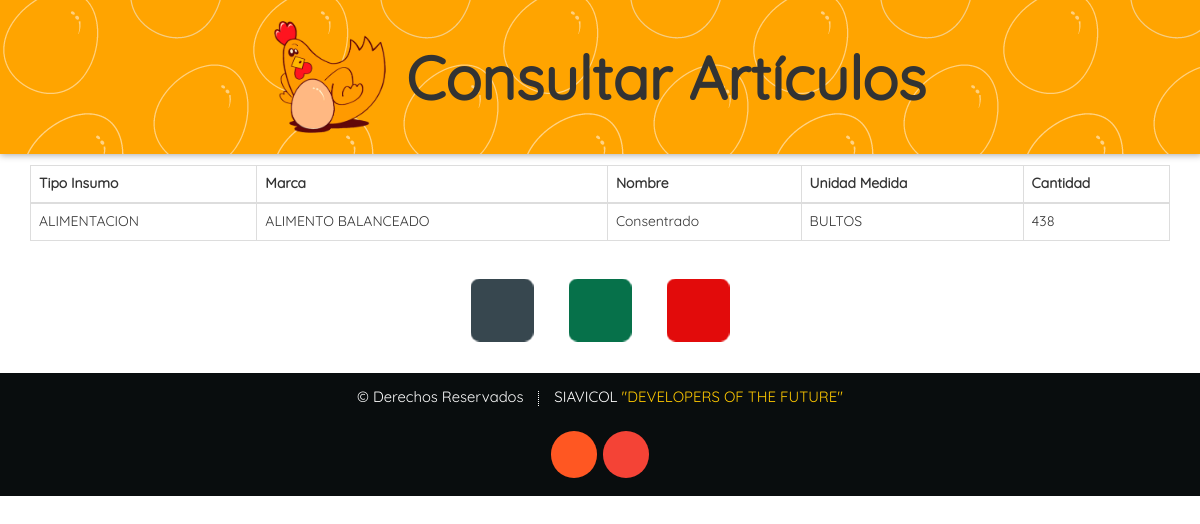
Screenshot of /Paginas/Administrador/Consultar/Cons_Articulos.php (signed in) with the database file from the repository.
### tables this page shows
CREATE TABLE `articulos` (
  `idArticulo` bigint(20) NOT NULL AUTO_INCREMENT,
  `idTipoArticulo` bigint(20) NOT NULL,
  `idMarca` bigint(20) NOT NULL,
  `Nombre` varchar(30) NOT NULL,
  `UnidadMedida` varchar(30) NOT NULL,
  PRIMARY KEY (`idArticulo`),
  KEY `idTipoArticulo` (`idTipoArticulo`),
  KEY `idMarca` (`idMarca`),
  KEY `idMarca_2` (`idMarca`),
  CONSTRAINT `articulos_ibfk_1` FOREIGN KEY (`idMarca`) REFERENCES `marcas` (`idMarca`) ON DELETE CASCADE,
  CONSTRAINT `articulos_ibfk_2` FOREIGN KEY (`idTipoArticulo`) REFERENCES `tipoarticulos` (`idTipoArticulo`) ON DELETE CASCADE
);

CREATE TABLE `tipoarticulos` (
  `idTipoArticulo` bigint(20) NOT NULL AUTO_INCREMENT,
  `Descripcion` varchar(30) NOT NULL,
  PRIMARY KEY (`idTipoArticulo`)
);

CREATE TABLE `marcas` (
  `idMarca` bigint(20) NOT NULL AUTO_INCREMENT,
  `Nombre` varchar(30) NOT NULL,
  PRIMARY KEY (`idMarca`)
);

### Paginas/Administrador/Consultar/Cons_Articulos.php (the view, shortened to what this page needs)
<?php
if (isset($_SESSION['ADMINISTRADOR']))
{
?>
<!DOCTYPE html>
<html lang="ES">
<head>
	<link rel="stylesheet" type="text/css" href="../../../assets/css/icons.css" />
	<link rel="stylesheet" type="text/css" href="../../../assets/css/component.css" />
	<link rel="stylesheet" type="text/css" href="../../../assets/css/bootstrap.min.css"/>
</head>
<body>
  <div class="container-s">
	<div class="mp-pusher" id="mp-pusher">
	  <div class="scroller">
        <div class="scroller-inner">
          <div class="block block-40 ">
            <a href="#" id="trigger" class="menu-trigger icon_m icon-reorder-option"></a>
              <div class="banner_contenido">
                <img class="logo_siavicol" src="../../../assets/img/Logo_Siavicol.png" alt="">
                <h1 class="banner_h1">Consultar Artículos</h1>
              </div>
          </div>
		    <div class="container">
              <table class="table table-hover table-bordered" id="sampleTable">
              	<thead>
		          <tr>
			        <th>Tipo Insumo</th>
			        <th>Marca</th>
			        <th>Nombre</th>
			        <th>Unidad Medida</th>
			        <th>Cantidad</th>
		          </tr>
	            </thead>
	            <tbody>
				  <?php
					$local="localhost";
					$usuario="root";
					$contra="";
					$bd="siavicol";
					$conexion=mysqli_connect($local,$usuario,$contra,$bd);
					$busqueda="SELECT articulos.idArticulo, tipoarticulos.Descripcion, marcas.Nombre, articulos.Nombre, `UnidadMedida`FROM `articulos` INNER JOIN tipoarticulos ON articulos.idTipoArticulo=tipoarticulos.idTipoArticulo INNER JOIN marcas ON articulos.idMarca=marcas.idMarca";
					$query=mysqli_query($conexion,$busqueda);
					while ($fila=mysqli_fetch_row($query)){
$id_articulo=$fila[0];
			$busqueda1="SELECT articulos.idArticulo, tipoarticulos.Descripcion, marcas.Nombre, articulos.Nombre, `UnidadMedida`, SUM(inventarios.Cantidad) FROM `articulos` INNER JOIN inventarios ON articulos.idArticulo=inventarios.idArticulo INNER JOIN tipoarticulos ON articulos.idTipoArticulo=tipoarticulos.idTipoArticulo INNER JOIN marcas ON articulos.idMarca=marcas.idMarca where articulos.idArticulo='$id_articulo' GROUP BY idArticulo ORDER BY articulos.Nombre";
			$resource=mysqli_query($conexion,$busqueda1);
			$fila1=mysqli_fetch_row($resource);
if ($fila1==true) {
	$cantidad=$fila1[5];
}else{
	$cantidad=0;
}
						echo "<tr> ";
						echo "<td>$fila[1]  </td>";
						echo "<td>$fila[2]  </td>";
						echo "<td>$fila[3] </td>";
						echo "<td>$fila[4] </td>";
						echo "<td>$cantidad</td>
						</tr>";
						}
 					?>
                </tbody>
			  </table>
			</div>
          <div class="box">
			<a class="button button--Registrar" href="../Registrar/Reg_Alimentacion.php" ><i class="button__icons icon_b icon-reply-arrow"></i><span>Guardar</span></a>
			<a class="button button--Excel" target="_blank" href="../Exportar/Exportar_Excel/Expor-Excel_Articulos.php"><i class="button__icons icon_b icon-xls"></i><span>Exportar Excel</span></a>
			<a class="button button--PDF" target="_blank" href="../Exportar/Exportar_PDF/Expor-PDF_Articulos.php"><i class="button__icons icon_b icon-pdf"></i><span>Exportar PDF</span></a>
		  </div>
		  <footer id="footer">
			<ul class="copyright">
			  <li class="copyright_li">&copy; Derechos Reservados</li><li class="copyright_li">SIAVICOL <a class="copyright_a" target="_blank" href="../Ayuda/Desarrolladores.php">"DEVELOPERS OF THE FUTURE"</a></li>
			</ul>
			<div class="icons footer_ul">
			  <a target="_blank" href="https://siavicol.blogspot.com.co" class="footer_li icons circle-footer icon-blogger"><span class="label">Blogger</span></a>
			  <a target="_blank" href="https://plus.google.com/u/0/115246479691012654876" class="footer_li icons circle-footer icon-google-plus"><span class="label">Google+</span></a>
			</div>
		  </footer>
	    </div>
	  </div>
	</div>
  </div>
<?php
}
	else
{
	echo "<script type='text/javascript'>alert('Acceso Denegado');location='../../../index.php?Acceso Denegado'</script>";
}
?>
</body>
</html>

### rows the page displays
articulos: idTipoArticulo.Descripcion "ALIMENTACION", idMarca.Nombre "ALIMENTO BALANCEADO", Nombre "Consentrado", UnidadMedida "BULTOS", cantidad "438"
